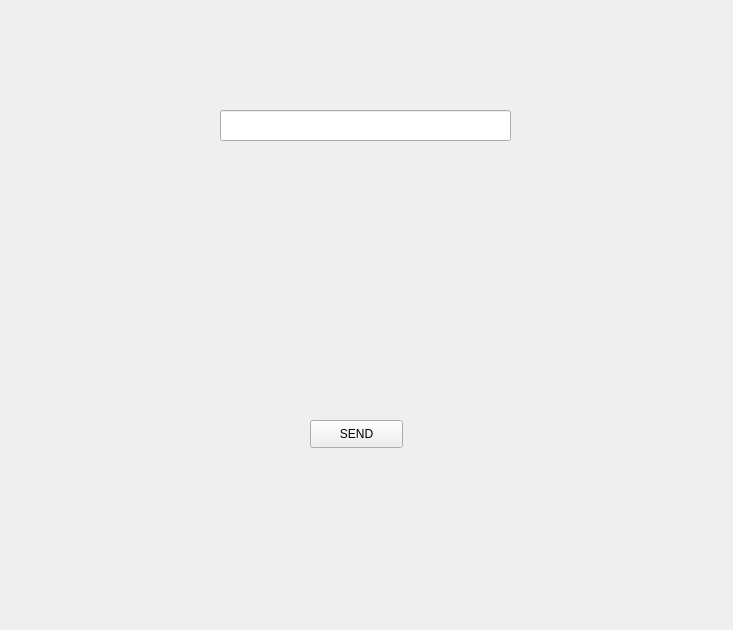
<?xml version="1.0" encoding="UTF-8"?>
<ui version="4.0">
 <class>EcGradICONClass</class>
 <widget class="QWidget" name="EcGradICONClass">
  <property name="geometry">
   <rect>
    <x>0</x>
    <y>0</y>
    <width>733</width>
    <height>630</height>
   </rect>
  </property>
  <property name="windowTitle">
   <string>EcGradICONClass</string>
  </property>
  <widget class="QLabel" name="receive_mess">
   <property name="geometry">
    <rect>
     <x>200</x>
     <y>190</y>
     <width>311</width>
     <height>191</height>
    </rect>
   </property>
   <property name="text">
    <string/>
   </property>
  </widget>
  <widget class="QPushButton" name="button">
   <property name="geometry">
    <rect>
     <x>310</x>
     <y>420</y>
     <width>93</width>
     <height>28</height>
    </rect>
   </property>
   <property name="text">
    <string>SEND</string>
   </property>
  </widget>
  <widget class="QLineEdit" name="send_mess">
   <property name="geometry">
    <rect>
     <x>220</x>
     <y>110</y>
     <width>291</width>
     <height>31</height>
    </rect>
   </property>
  </widget>
 </widget>
 <layoutdefault spacing="6" margin="11"/>
 <resources/>
 <connections/>
</ui>
